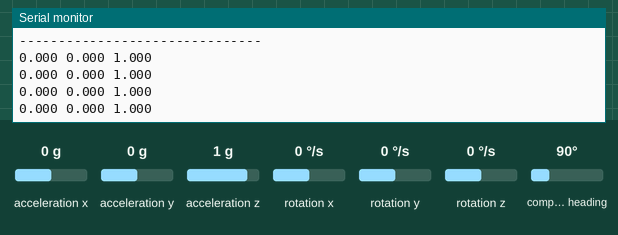
This sketch was run on a simulated ESP32. Shown: the last lines printed to the serial monitor. Inputs (shaded band) come from the test bench; at power-on: acceleration x 0 g, acceleration y 0 g, acceleration z 1 g, rotation x 0 °/s, rotation y 0 °/s, rotation z 0 °/s, compass heading 90°.

Above: at 2.2 s.
2.3 s: acceleration x set to -1.4 g
At 2.51 s:
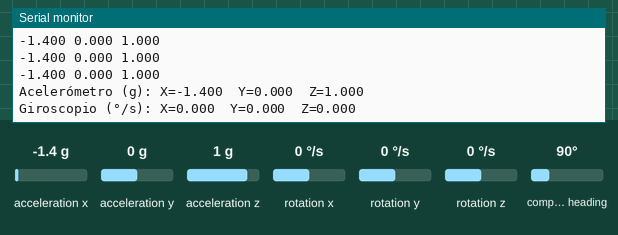
3.8 s: acceleration y set to -1.4 g
At 5.03 s:
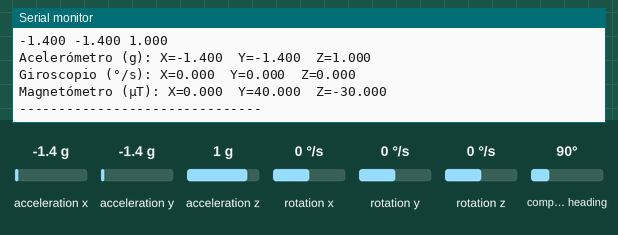
5.3 s: acceleration z set to -1.4 g
At 5.33 s:
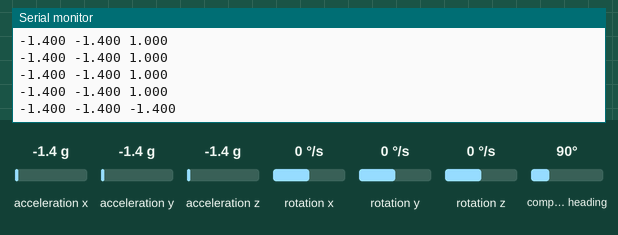
6.8 s: rotation x set to -192 °/s
At 6.83 s:
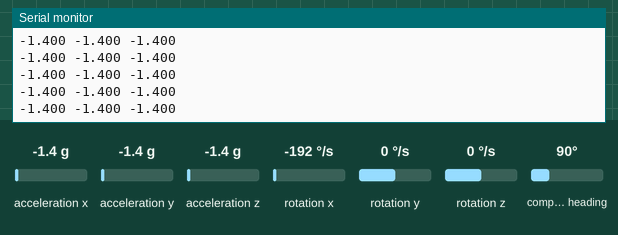
8.3 s: rotation y set to -192 °/s
At 10.54 s:
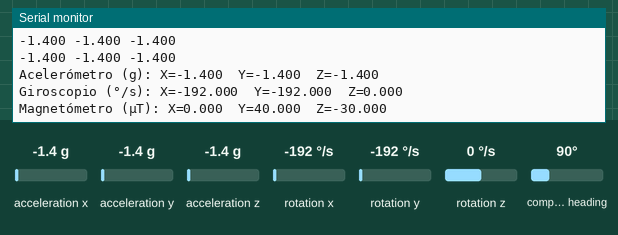

The sketch:

mpu-9250final.ino
```cpp
#include "MPUModule.h"

// Pines I2C
#define SDA_PIN 21
#define SCL_PIN 22

// Intervalos (ms)
const unsigned long PLOTTER_INTERVAL = 50;  // 20 Hz para Serial Plotter
const unsigned long VERBOSE_INTERVAL = 500; // salida humana cada 500 ms
//NO imprime en cada ciclo del loop, sino solo cada cierto tiempo

// objetos globales
MPUManager mpu(SDA_PIN, SCL_PIN);
// recibe referencia del mpu
Printer printer(mpu);

// temporizadores no bloqueantes
unsigned long lastPlotter = INICIAL;
unsigned long lastVerbose = INICIAL;

void setup() {
  Serial.begin(BAUDRATE);

  Serial.println("Iniciando MPU9250...");
  mpu.begin();
  Serial.println("MPU9250 listo.\n");

  lastPlotter = millis();
  lastVerbose = millis();
}

void loop() {
  // controlar el tiempo de ahora
  unsigned long now = millis();

  // actualizar sensor lo más seguido posible
  mpu.update();

  // salida para Serial Plotter (ax ay az)
  if (now - lastPlotter >= PLOTTER_INTERVAL) {
    printer.printForPlotter();
    lastPlotter = now;
  }

  // salida detallada para lectura humana
  //funciona como un cronometro no bloqueante
  if (now - lastVerbose >= VERBOSE_INTERVAL) {
    printer.printVerbose();
    lastVerbose = now;
  }

}
```

MPUModule.cpp
```cpp
#include "MPUModule.h"

// ---------- MPUManager ----------
//variables privadas
MPUManager::MPUManager(uint8_t sdaPin, uint8_t sclPin)
  : _sda(sdaPin), _scl(sclPin) {}

void MPUManager::begin() {
  Wire.begin(_sda, _scl);
  //indica la libreria que use Wire
  mpu.setWire(&Wire);
  // inicia cada sensor
  mpu.beginAccel();
  mpu.beginGyro();
  mpu.beginMag();
  delay(DELAY); // pequeño retraso para estabilizar
}

// actualiza las muestras mas recientes
void MPUManager::update() {
  mpu.accelUpdate();
  mpu.gyroUpdate();
  mpu.magUpdate();
}

// devuelve la lectura acelerómetro
float MPUManager::accelX() const { return mpu.accelX(); }
float MPUManager::accelY() const { return mpu.accelY(); }
float MPUManager::accelZ() const { return mpu.accelZ(); }

// giroscopio
float MPUManager::gyroX() const { return mpu.gyroX(); }
float MPUManager::gyroY() const { return mpu.gyroY(); }
float MPUManager::gyroZ() const { return mpu.gyroZ(); }

// magnetómetro
float MPUManager::magX() const { return mpu.magX(); }
float MPUManager::magY() const { return mpu.magY(); }
float MPUManager::magZ() const { return mpu.magZ(); }


// ---------- Printer ----------
// guarda las referencia al MPUManager
Printer::Printer(MPUManager &mpuRef) : _mpu(mpuRef) {}

void Printer::printForPlotter() {
  // imprime solo acelerómetro separados por espacios (para Serial Plotter)
  Serial.print(_mpu.accelX(), DECIMALES);
  Serial.print(' ');
  Serial.print(_mpu.accelY(), DECIMALES);
  Serial.print(' ');
  Serial.println(_mpu.accelZ(), DECIMALES);
}

// imprimir las lecturas
// acelerometro (1g = 9.81 m/s^2)
void Printer::printVerbose() {
  Serial.print("Acelerómetro (g): ");
  Serial.print("X="); Serial.print(_mpu.accelX(), DECIMALES);
  Serial.print("  Y="); Serial.print(_mpu.accelY(), DECIMALES);
  Serial.print("  Z="); Serial.println(_mpu.accelZ(), DECIMALES);

// giroscopio (1°/s= 1 grado sobre segundo)
  Serial.print("Giroscopio (°/s): ");
  Serial.print("X="); Serial.print(_mpu.gyroX(), DECIMALES);
  Serial.print("  Y="); Serial.print(_mpu.gyroY(), DECIMALES);
  Serial.print("  Z="); Serial.println(_mpu.gyroZ(), DECIMALES);

// magnetometro (1µT = 1 microtesla)
  Serial.print("Magnetómetro (µT): ");
  Serial.print("X="); Serial.print(_mpu.magX(), DECIMALES);
  Serial.print("  Y="); Serial.print(_mpu.magY(), DECIMALES);
  Serial.print("  Z="); Serial.println(_mpu.magZ(), DECIMALES);

  Serial.println("-------------------------------");
}
```

MPUModule.h
```cpp
#ifndef MPU_MODULE_H
#define MPU_MODULE_H

#include <Wire.h>
#include <MPU9250_asukiaaa.h>
#define BAUDRATE  115200
#define INICIAL   0
#define DECIMALES 3
#define DELAY     1000
// MPUManager: inicializa y actualiza el sensor (MPU9250_asukiaaa)
// Printer: imprime para Serial Plotter (ax ay az) y salida detallada

class MPUManager {
public:
  MPUManager(uint8_t sdaPin = 21, uint8_t sclPin = 22);
  void begin();
  void update(); // actualiza lecturas internas

  // devuelven ultimas lecturas (acelerómetro, giroscopio, magnetómetro)
  float accelX() const;
  float accelY() const;
  float accelZ() const;

  float gyroX() const;
  float gyroY() const;
  float gyroZ() const;

  float magX() const;
  float magY() const;
  float magZ() const;

// instancia interna de la libreria
private:
  MPU9250_asukiaaa mpu;
  uint8_t _sda;
  uint8_t _scl;
};

// toma referencia de MPUManager
class Printer {
public:
  Printer(MPUManager &mpuRef);
  void printForPlotter(); // imprime "ax ay az" (una línea)
  void printVerbose();    // imprime salida humana detallada

private:
  MPUManager &_mpu;
};

#endif // MPU_MODULE_H
```

Measured:
- after the input at 2.3 s, the serial monitor: prints a new line at once (image 1)
- after the input at 3.8 s, the serial monitor: prints a new line at once (image 2)
- after the input at 5.3 s, the serial monitor: prints a new line at once (image 3)
- after the input at 8.3 s, the serial monitor: prints a new line after 0.23 s (image 5)
